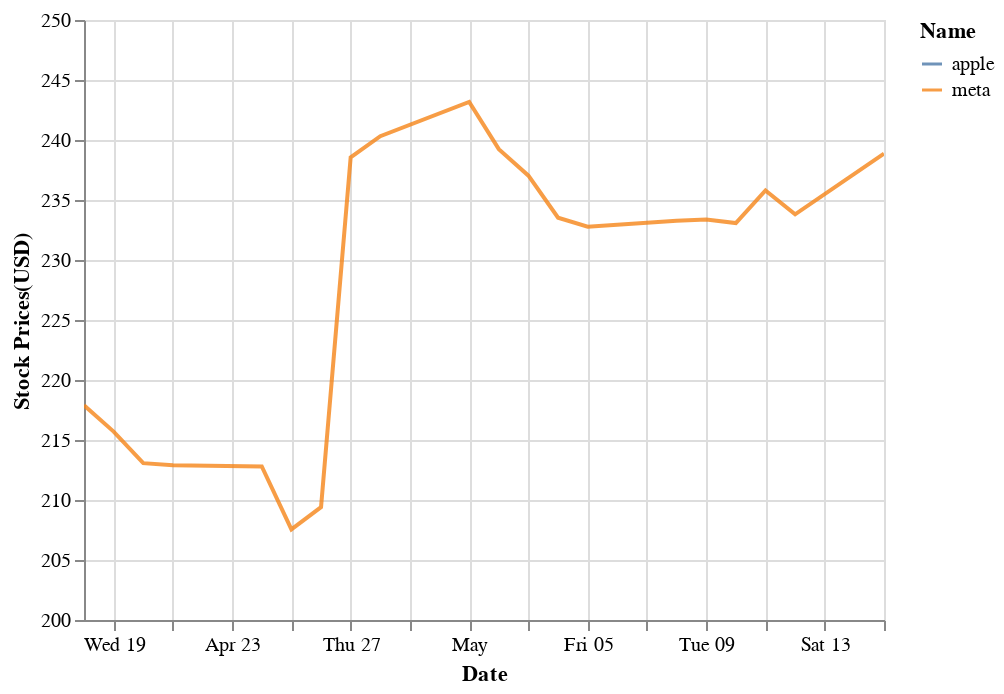

Source (notebook cell):
### Code cell
#範囲外のグラフを排除, mark_lineの内部に clip=Trueを追加
ymin, ymax = 200, 250

　
chart = (
    alt.Chart(data)
    .mark_line(opacity=0.8, clip=True)
    .encode(
        x="Date:T",
        y=alt.Y("Stock Prices(USD):Q", stack=None, scale=alt.Scale(domain=[ymin, ymax])),
        color='Name:N'
    )
)
chart

### Figure 1 — Vega-Lite specification as saved in the notebook (floating-point values rounded to 4 significant figures)
{"config": {"view": {"continuousWidth": 400, "continuousHeight": 300}}, "data": {"name": "data-4a3475e768d2bb6c59a61800e819893c"}, "mark": {"type": "line", "clip": true, "opacity": 0.8}, "encoding": {"color": {"field": "Name", "type": "nominal"}, "x": {"field": "Date", "type": "temporal"}, "y": {"field": "Stock Prices(USD)", "scale": {"domain": [200, 250]}, "stack": null, "type": "quantitative"}}, "$schema": "https://vega.github.io/schema/vega-lite/v4.17.0.json", "datasets": {"data-4a3475e768d2bb6c59a61800e819893c": [{"Date": "18 April 2023", "Name": "apple", "Stock Prices(USD)": 166.2}, {"Date": "19 April 2023", "Name": "apple", "Stock Prices(USD)": 167.4}, {"Date": "20 April 2023", "Name": "apple", "Stock Prices(USD)": 166.4}, {"Date": "21 April 2023", "Name": "apple", "Stock Prices(USD)": 164.8}, {"Date": "24 April 2023", "Name": "apple", "Stock Prices(USD)": 165.1}, {"Date": "25 April 2023", "Name": "apple", "Stock Prices(USD)": 163.5}, {"Date": "26 April 2023", "Name": "apple", "Stock Prices(USD)": 163.5}, {"Date": "27 April 2023", "Name": "apple", "Stock Prices(USD)": 168.2}, {"Date": "28 April 2023", "Name": "apple", "Stock Prices(USD)": 169.4}, {"Date": "01 May 2023", "Name": "apple", "Stock Prices(USD)": 169.4}, {"Date": "02 May 2023", "Name": "apple", "Stock Prices(USD)": 168.3}, {"Date": "03 May 2023", "Name": "apple", "Stock Prices(USD)": 167.2}, {"Date": "04 May 2023", "Name": "apple", "Stock Prices(USD)": 165.6}, {"Date": "05 May 2023", "Name": "apple", "Stock Prices(USD)": 173.3}, {"Date": "08 May 2023", "Name": "apple", "Stock Prices(USD)": 173.3}, {"Date": "09 May 2023", "Name": "apple", "Stock Prices(USD)": 171.5}, {"Date": "10 May 2023", "Name": "apple", "Stock Prices(USD)": 173.3}, {"Date": "11 May 2023", "Name": "apple", "Stock Prices(USD)": 173.5}, {"Date": "12 May 2023", "Name": "apple", "Stock Prices(USD)": 172.6}, {"Date": "15 May 2023", "Name": "apple", "Stock Prices(USD)": 172.1}, {"Date": "18 April 2023", "Name": "meta", "Stock Prices(USD)": 217.9}, {"Date": "19 April 2023", "Name": "meta", "Stock Prices(USD)": 215.7}, {"Date": "20 April 2023", "Name": "meta", "Stock Prices(USD)": 213.1}, {"Date": "21 April 2023", "Name": "meta", "Stock Prices(USD)": 212.9}, {"Date": "24 April 2023", "Name": "meta", "Stock Prices(USD)": 212.8}, {"Date": "25 April 2023", "Name": "meta", "Stock Prices(USD)": 207.6}, {"Date": "26 April 2023", "Name": "meta", "Stock Prices(USD)": 209.4}, {"Date": "27 April 2023", "Name": "meta", "Stock Prices(USD)": 238.6}, {"Date": "28 April 2023", "Name": "meta", "Stock Prices(USD)": 240.3}, {"Date": "01 May 2023", "Name": "meta", "Stock Prices(USD)": 243.2}, {"Date": "02 May 2023", "Name": "meta", "Stock Prices(USD)": 239.2}, {"Date": "03 May 2023", "Name": "meta", "Stock Prices(USD)": 237.0}, {"Date": "04 May 2023", "Name": "meta", "Stock Prices(USD)": 233.5}, {"Date": "05 May 2023", "Name": "meta", "Stock Prices(USD)": 232.8}, {"Date": "08 May 2023", "Name": "meta", "Stock Prices(USD)": 233.3}, {"Date": "09 May 2023", "Name": "meta", "Stock Prices(USD)": 233.4}, {"Date": "10 May 2023", "Name": "meta", "Stock Prices(USD)": 233.1}, {"Date": "11 May 2023", "Name": "meta", "Stock Prices(USD)": 235.8}, {"Date": "12 May 2023", "Name": "meta", "Stock Prices(USD)": 233.8}, {"Date": "15 May 2023", "Name": "meta", "Stock Prices(USD)": 238.9}]}}
